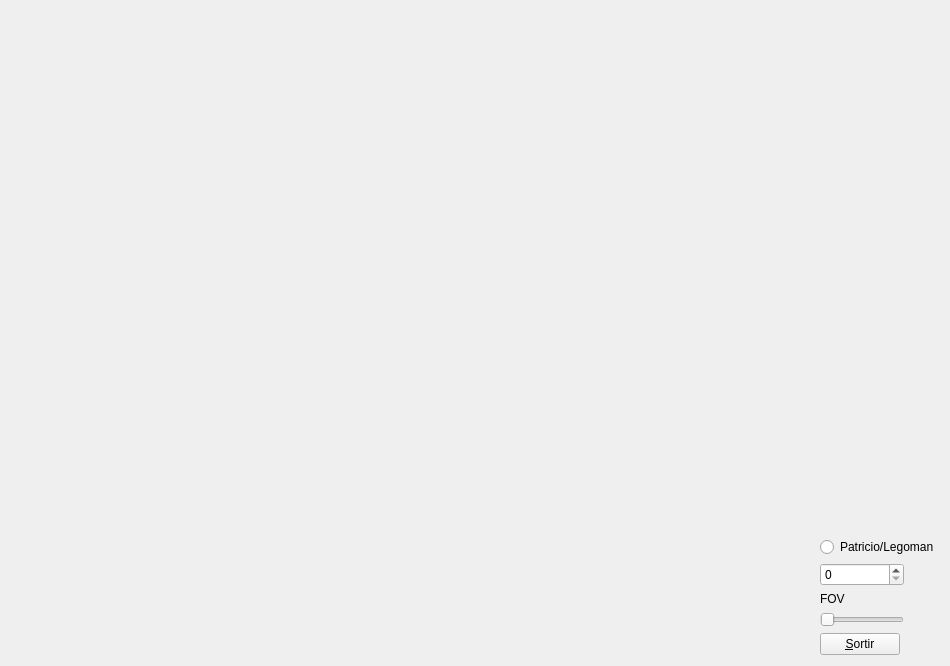
<?xml version="1.0" encoding="UTF-8"?>
<ui version="4.0">
 <class>MyForm</class>
 <widget class="QWidget" name="MyForm">
  <property name="geometry">
   <rect>
    <x>0</x>
    <y>0</y>
    <width>950</width>
    <height>666</height>
   </rect>
  </property>
  <property name="windowTitle">
   <string>IDI-Lab</string>
  </property>
  <layout class="QHBoxLayout" name="horizontalLayout" stretch="11,1">
   <item>
    <widget class="MyGLWidget" name="widget" native="true">
     <property name="sizePolicy">
      <sizepolicy hsizetype="Expanding" vsizetype="Expanding">
       <horstretch>0</horstretch>
       <verstretch>0</verstretch>
      </sizepolicy>
     </property>
     <property name="minimumSize">
      <size>
       <width>50</width>
       <height>50</height>
      </size>
     </property>
    </widget>
   </item>
   <item>
    <layout class="QVBoxLayout" name="verticalLayout_2">
     <item>
      <spacer name="verticalSpacer">
       <property name="orientation">
        <enum>Qt::Vertical</enum>
       </property>
       <property name="sizeHint" stdset="0">
        <size>
         <width>13</width>
         <height>40</height>
        </size>
       </property>
      </spacer>
     </item>
     <item>
      <layout class="QVBoxLayout" name="verticalLayout">
       <item>
        <widget class="QRadioButton" name="radioButton">
         <property name="text">
          <string>Patricio/Legoman</string>
         </property>
        </widget>
       </item>
       <item>
        <widget class="QSpinBox" name="spinBox">
         <property name="maximumSize">
          <size>
           <width>84</width>
           <height>26</height>
          </size>
         </property>
         <property name="maximum">
          <number>180</number>
         </property>
        </widget>
       </item>
       <item>
        <widget class="QLabel" name="label">
         <property name="maximumSize">
          <size>
           <width>84</width>
           <height>17</height>
          </size>
         </property>
         <property name="text">
          <string>FOV</string>
         </property>
        </widget>
       </item>
       <item>
        <widget class="QSlider" name="horizontalSlider">
         <property name="maximumSize">
          <size>
           <width>84</width>
           <height>163</height>
          </size>
         </property>
         <property name="maximum">
          <number>180</number>
         </property>
         <property name="orientation">
          <enum>Qt::Horizontal</enum>
         </property>
        </widget>
       </item>
       <item>
        <widget class="QPushButton" name="pushButton">
         <property name="sizePolicy">
          <sizepolicy hsizetype="Fixed" vsizetype="Fixed">
           <horstretch>0</horstretch>
           <verstretch>0</verstretch>
          </sizepolicy>
         </property>
         <property name="text">
          <string>&amp;Sortir</string>
         </property>
        </widget>
       </item>
      </layout>
     </item>
    </layout>
   </item>
  </layout>
 </widget>
 <customwidgets>
  <customwidget>
   <class>MyGLWidget</class>
   <extends>QWidget</extends>
   <header>MyGLWidget.h</header>
   <container>1</container>
   <slots>
    <signal>envia_FOV(int)</signal>
    <slot>set_FOV(int)</slot>
    <slot>set_model(bool)</slot>
   </slots>
  </customwidget>
 </customwidgets>
 <resources/>
 <connections>
  <connection>
   <sender>pushButton</sender>
   <signal>clicked()</signal>
   <receiver>MyForm</receiver>
   <slot>close()</slot>
   <hints>
    <hint type="sourcelabel">
     <x>872</x>
     <y>654</y>
    </hint>
    <hint type="destinationlabel">
     <x>839</x>
     <y>529</y>
    </hint>
   </hints>
  </connection>
  <connection>
   <sender>spinBox</sender>
   <signal>valueChanged(int)</signal>
   <receiver>horizontalSlider</receiver>
   <slot>setValue(int)</slot>
   <hints>
    <hint type="sourcelabel">
     <x>816</x>
     <y>573</y>
    </hint>
    <hint type="destinationlabel">
     <x>819</x>
     <y>618</y>
    </hint>
   </hints>
  </connection>
  <connection>
   <sender>horizontalSlider</sender>
   <signal>valueChanged(int)</signal>
   <receiver>spinBox</receiver>
   <slot>setValue(int)</slot>
   <hints>
    <hint type="sourcelabel">
     <x>855</x>
     <y>618</y>
    </hint>
    <hint type="destinationlabel">
     <x>854</x>
     <y>562</y>
    </hint>
   </hints>
  </connection>
  <connection>
   <sender>widget</sender>
   <signal>envia_FOV(int)</signal>
   <receiver>spinBox</receiver>
   <slot>setValue(int)</slot>
   <hints>
    <hint type="sourcelabel">
     <x>428</x>
     <y>274</y>
    </hint>
    <hint type="destinationlabel">
     <x>876</x>
     <y>579</y>
    </hint>
   </hints>
  </connection>
  <connection>
   <sender>spinBox</sender>
   <signal>valueChanged(int)</signal>
   <receiver>widget</receiver>
   <slot>set_FOV(int)</slot>
   <hints>
    <hint type="sourcelabel">
     <x>841</x>
     <y>569</y>
    </hint>
    <hint type="destinationlabel">
     <x>750</x>
     <y>392</y>
    </hint>
   </hints>
  </connection>
  <connection>
   <sender>radioButton</sender>
   <signal>clicked(bool)</signal>
   <receiver>widget</receiver>
   <slot>set_model(bool)</slot>
   <hints>
    <hint type="sourcelabel">
     <x>922</x>
     <y>534</y>
    </hint>
    <hint type="destinationlabel">
     <x>752</x>
     <y>175</y>
    </hint>
   </hints>
  </connection>
 </connections>
</ui>
